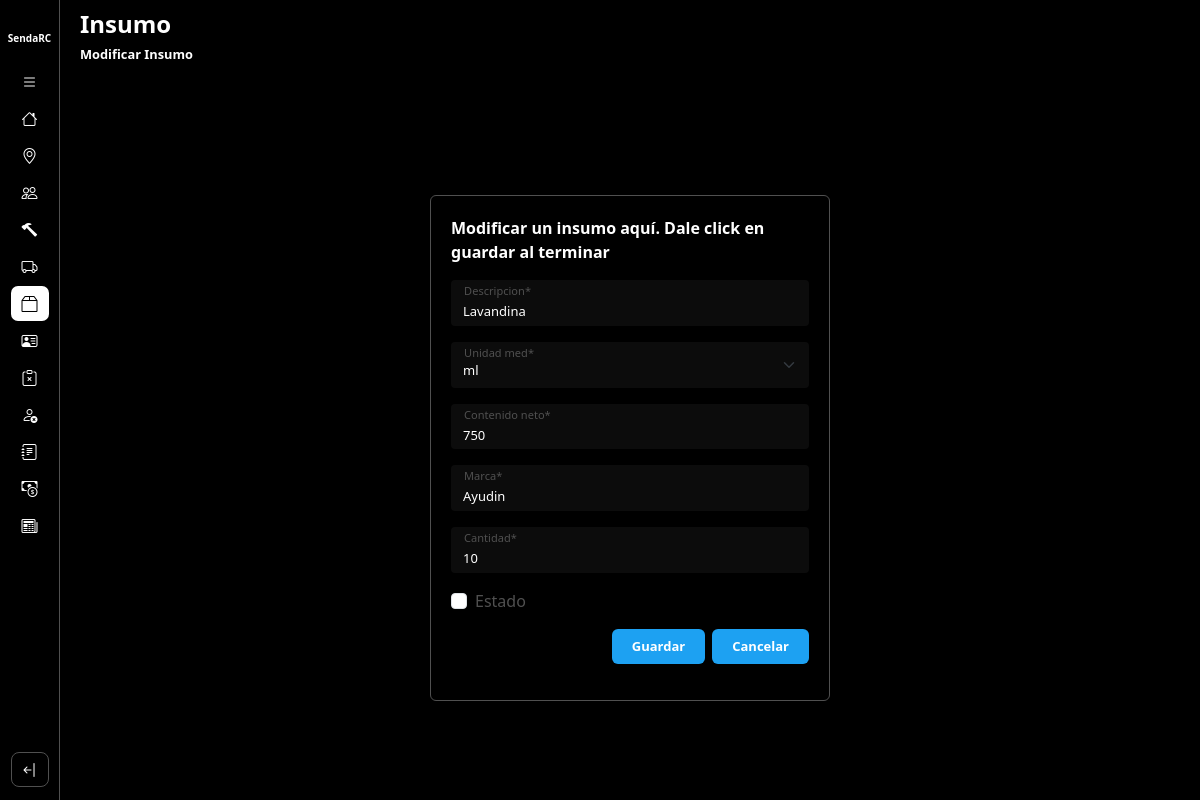
/modificarInsumo/1, run on an earlier commit of the app's database.
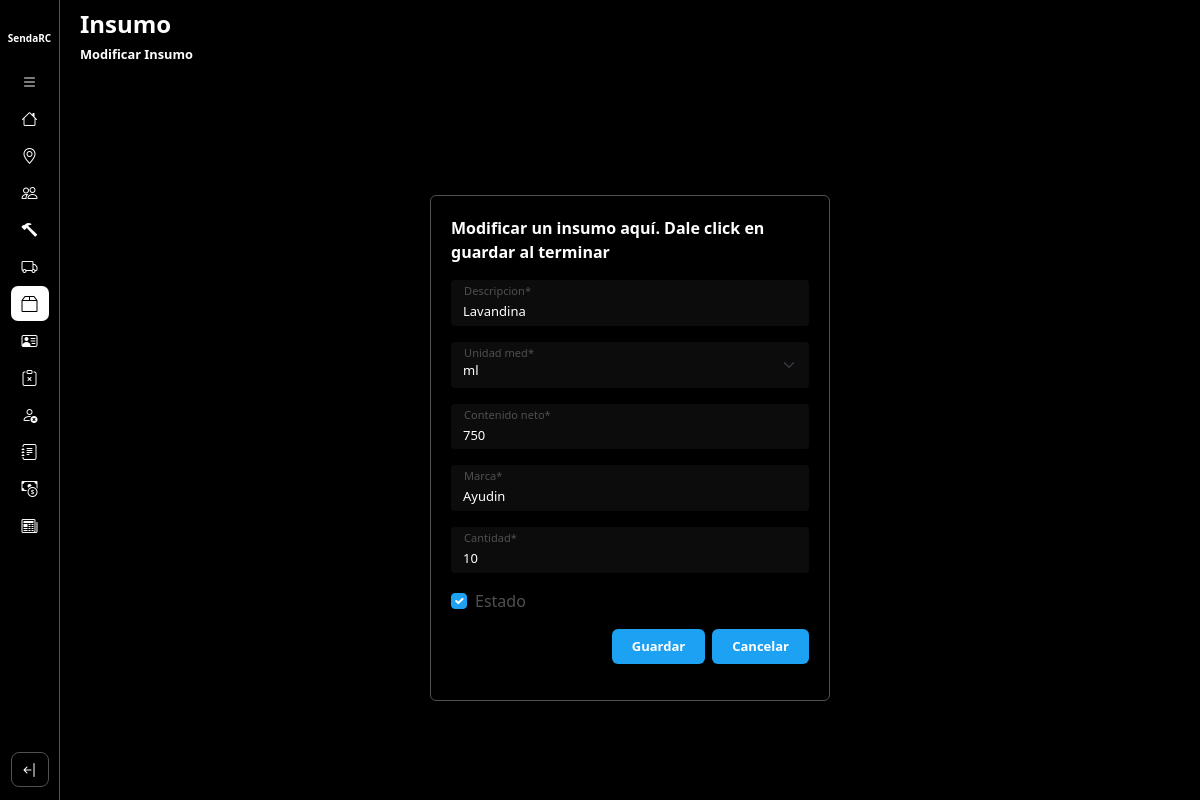
And on a later commit of the database.
### core/models.py (models this page shows, shortened)
class Insumo(models.Model):
    UNIDAD = {
        (1, 'gr'),
        (2, 'Kg'),
        (3, 'ml'),
        (4, 'Lts')
    }
    descripcion = models.CharField(max_length=50)
    unidad_med = models.IntegerField(choices=UNIDAD)
    contenido_neto = models.IntegerField()
    marca = models.CharField(max_length=50)
    cantidad = models.IntegerField()
    estado = models.BooleanField(default=True)

### core/views.py (the view, shortened to what this page needs)
# urls.py: path('modificarInsumo/<int:pk>', updateInsumo.as_view(), name = 'modificarInsumo'),
class updateInsumo(UpdateView):
    model = Insumo
    form_class = FormInsumo
    template_name = 'insumo/modificarInsumo.html'
    success_url = reverse_lazy('gestionInsumos')
    def get_form_kwargs(self):
        kwargs = super(updateInsumo, self).get_form_kwargs()
        kwargs['is_modificar'] = True
        return kwargs

### core/templates/insumo/modificarInsumo.html
{% extends 'layouts/baseForm.html' %}
{% load static %}
{% load crispy_forms_tags %}
{% block extracss %}{{block.super}}
    <link href="{% static 'css/formsChicos.css' %}" rel="stylesheet" />
{% endblock %}
{% block title %}
    <h1 class="titulo">Insumo</h1>
    <div class="container-info">
        <h2 class="operacion">Modificar Insumo</h2>
    </div>
{% endblock %}
{% block formulario %}
    <div class="container container-form">
        {% crispy form %}
    </div>
{% endblock %}

What changed in the data, as far as the page shows it:
changed Insumo "Lavandina": estado "☐" → "☑"
